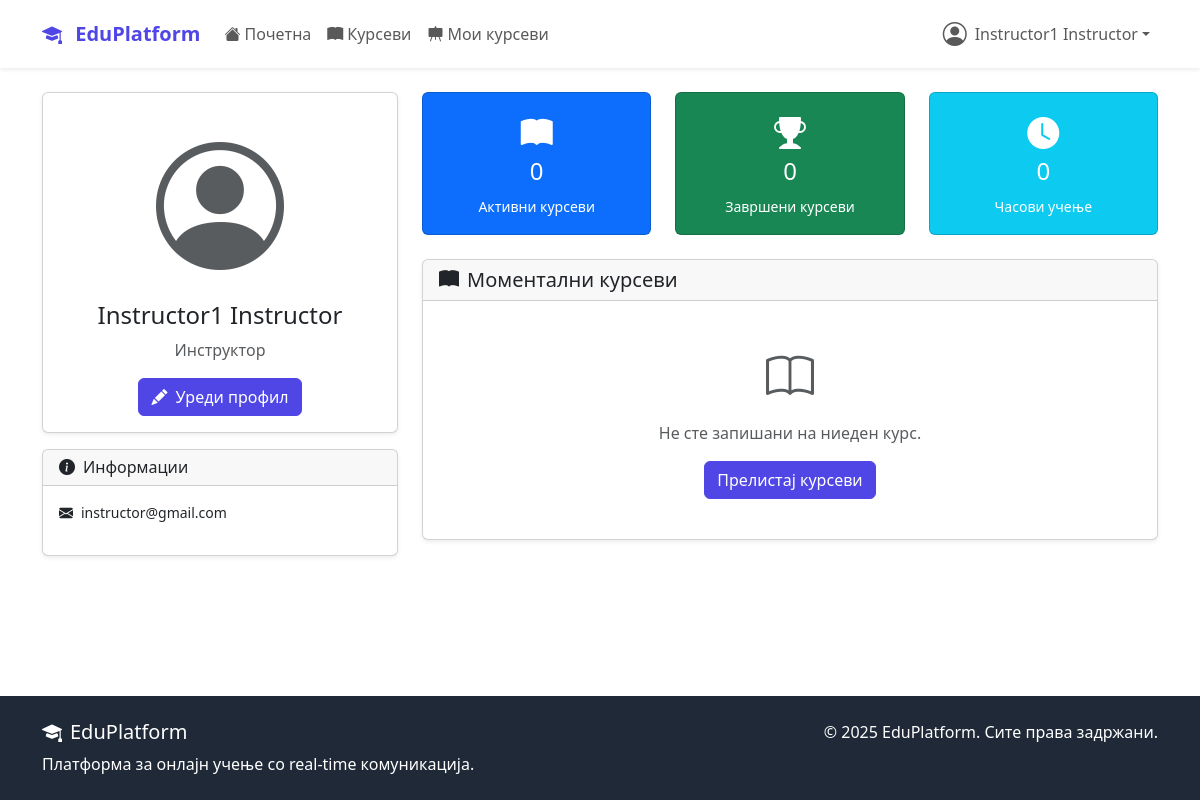
Screenshot of /accounts/profile/ (signed in) with the database file from the repository.
### accounts/models.py (models this page shows, shortened)
class User(AbstractUser):
    USER_TYPE_CHOICES = (
        ('student', 'Студент'),
        ('instructor', 'Инструктор'),
        ('admin', 'Администратор'),
    )
    user_type = models.CharField(
        max_length=20,
        choices=USER_TYPE_CHOICES,
        default='student'
    )
    bio = models.TextField(max_length=500, blank=True)
    profile_picture = models.ImageField(
        upload_to='profile_pics/',
        blank=True,  # Додадено
        null=True    # Додадено
    )
    birth_date = models.DateField(null=True, blank=True)
    phone_number = models.CharField(max_length=15, blank=True)
    created_at = models.DateTimeField(auto_now_add=True)
    updated_at = models.DateTimeField(auto_now=True)

### accounts/views.py (the view)
# urls.py: path('profile/', views.ProfileView.as_view(), name='profile'),
class ProfileView(LoginRequiredMixin, TemplateView):
    template_name = 'accounts/profile.html'
    def get_context_data(self, **kwargs):
        context = super().get_context_data(**kwargs)
        user = self.request.user
        profile, created = Profile.objects.get_or_create(user=user)
        context['user'] = user
        context['profile'] = profile
        context['enrollments'] = user.enrollments.filter(is_active=True)
        return context

### templates/accounts/profile.html (shortened to what this page needs)
{% extends 'base.html' %}
{% block content %}
<div class="container mt-4">
    <div class="row">
        <div class="col-md-4">
            <div class="card shadow-sm">
                <div class="card-body text-center">
                    {% if user.profile_picture %}
                        <img src="{{ user.profile_picture.url }}" alt="Профилна слика"
                             class="rounded-circle mb-3" width="150" height="150">
                    {% else %}
                        <i class="bi bi-person-circle text-muted mb-3" style="font-size: 8rem;"></i>
                    {% endif %}
                    <h4>{{ user.get_full_name|default:user.username }}</h4>
                    <p class="text-muted">{{ user.get_user_type_display }}</p>
                    <a href="{% url 'accounts:profile_edit' %}" class="btn btn-primary">
                        <i class="bi bi-pencil-fill me-2"></i>Уреди профил
                    </a>
                </div>
            </div>
            <div class="card shadow-sm mt-3">
                <div class="card-header">
                    <h6 class="mb-0"><i class="bi bi-info-circle-fill me-2"></i>Информации</h6>
                </div>
                <div class="card-body">
                    <p class="small mb-2">
                        <i class="bi bi-envelope-fill me-2"></i>{{ user.email }}
                    </p>
                </div>
            </div>
        </div>
        <div class="col-md-8">
            <div class="row mb-4">
                <div class="col-md-4">
                    <div class="card bg-primary text-white">
                        <div class="card-body text-center">
                            <i class="bi bi-book-fill mb-2" style="font-size: 2rem;"></i>
                            <h4>{{ enrollments.count }}</h4>
                            <small>Активни курсеви</small>
                        </div>
                    </div>
                </div>
                <div class="col-md-4">
                    <div class="card bg-success text-white">
                        <div class="card-body text-center">
                            <i class="bi bi-trophy-fill mb-2" style="font-size: 2rem;"></i>
                            <h4>{{ enrollments|length }}</h4>
                            <small>Завршени курсеви</small>
                        </div>
                    </div>
                </div>
                <div class="col-md-4">
                    <div class="card bg-info text-white">
                        <div class="card-body text-center">
                            <i class="bi bi-clock-fill mb-2" style="font-size: 2rem;"></i>
                            <h4>0</h4>
                            <small>Часови учење</small>
                        </div>
                    </div>
                </div>
            </div>
            <div class="card shadow-sm">
                <div class="card-header">
                    <h5 class="mb-0"><i class="bi bi-book-fill me-2"></i>Моментални курсеви</h5>
                </div>
                <div class="card-body">
                    {% if enrollments %}
                        {% for enrollment in enrollments %}
                        <div class="d-flex align-items-center mb-3 p-3 border rounded">
                            <div class="me-3">
                                {% if enrollment.course.thumbnail %}
                                    <img src="{{ enrollment.course.thumbnail.url }}" alt="{{ enrollment.course.title }}"
                                         class="rounded" width="60" height="60">
                                {% else %}
                                    <div class="bg-secondary rounded d-flex align-items-center justify-content-center"
                                         style="width: 60px; height: 60px;">
                                        <i class="bi bi-book text-white"></i>
                                    </div>
                                {% endif %}
                            </div>
                            <div class="flex-grow-1">
                                <h6 class="mb-1">{{ enrollment.course.title }}</h6>
                                <p class="text-muted small mb-2">{{ enrollment.course.instructor.get_full_name }}</p>
                                <div class="progress" style="height: 6px;">
                                    <div class="progress-bar" role="progressbar"
                                         style="width: {{ enrollment.progress_percentage }}%"
                                         aria-valuenow="{{ enrollment.progress_percentage }}"
                                         aria-valuemin="0" aria-valuemax="100"></div>
                                </div>
                                <small class="text-muted">{{ enrollment.progress_percentage|floatformat:0 }}% завршено</small>
                            </div>
                        </div>
                        {% endfor %}
                    {% else %}
                        <div class="text-center py-4">
                            <i class="bi bi-book text-muted" style="font-size: 3rem;"></i>
                            <p class="text-muted mt-2">Не сте запишани на ниеден курс.</p>
                            <a href="{% url 'courses:list' %}" class="btn btn-primary">
                                Прелистај курсеви
                            </a>
                        </div>
                    {% endif %}
                </div>
            </div>
        </div>
    </div>
</div>
{% endblock %}

### templates/base.html (shortened to what this page needs)
<!DOCTYPE html>
<html lang="mk">
<head>
    <link href="https://cdn.jsdelivr.net/npm/bootstrap@5.3.2/dist/css/bootstrap.min.css" rel="stylesheet">
    <link rel="stylesheet" href="https://cdn.jsdelivr.net/npm/bootstrap-icons@1.11.1/font/bootstrap-icons.css">
</head>
<body class="d-flex flex-column min-vh-100">
    <nav class="navbar navbar-expand-lg navbar-light bg-white shadow-sm">
        <div class="container">
            <a class="navbar-brand" href="{% url 'dashboard:home' %}">
                <i class="bi bi-mortarboard-fill me-2"></i>
                EduPlatform
            </a>
            <div class="collapse navbar-collapse" id="navbarNav">
                <ul class="navbar-nav me-auto">
                    <li class="nav-item">
                        <a class="nav-link" href="{% url 'dashboard:home' %}">
                            <i class="bi bi-house-fill me-1"></i>Почетна
                        </a>
                    </li>
                    <li class="nav-item">
                        <a class="nav-link" href="{% url 'courses:list' %}">
                            <i class="bi bi-book-fill me-1"></i>Курсеви
                        </a>
                    </li>
                    {% if user.is_authenticated and user.user_type == 'instructor' %}
                    <li class="nav-item">
                        <a class="nav-link" href="{% url 'courses:my_courses' %}">
                            <i class="bi bi-easel-fill me-1"></i>Мои курсеви
                        </a>
                    </li>
                    {% endif %}
                </ul>
                <ul class="navbar-nav">
                    {% if user.is_authenticated %}
                        <li class="nav-item dropdown">
                            <a class="nav-link dropdown-toggle d-flex align-items-center" href="#"
                               id="navbarDropdown" role="button" data-bs-toggle="dropdown">
                                {% if user.profile_picture %}
                                    <img src="{{ user.profile_picture.url }}" alt="Профил"
                                         class="rounded-circle me-2" width="32" height="32">
                                {% else %}
                                    <i class="bi bi-person-circle me-2 fs-4"></i>
                                {% endif %}
                                {{ user.get_full_name|default:user.username }}
                            </a>
                        </li>
                    {% endif %}
                </ul>
            </div>
        </div>
    </nav>
    <main class="flex-grow-1">
        {% block content %}{% endblock %}
    </main>
    <footer class="footer mt-5 py-4">
        <div class="container">
            <div class="row">
                <div class="col-md-6">
                    <h5><i class="bi bi-mortarboard-fill me-2"></i>EduPlatform</h5>
                    <p class="mb-0">Платформа за онлајн учење со real-time комуникација.</p>
                </div>
                <div class="col-md-6 text-md-end">
                    <p class="mb-0">&copy; 2025 EduPlatform. Сите права задржани.</p>
                </div>
            </div>
        </div>
    </footer>
</body>
</html>

### templates/base.html (style rules this page uses)
:root { --primary-color: #4f46e5; --secondary-color: #6366f1; --success-color: #10b981; --warning-color: #f59e0b; --danger-color: #ef4444; --dark-color: #1f2937; --light-color: #f8fafc; }
.navbar-brand { font-weight: bold; color: var(--primary-color) !important; }
.btn-primary { background-color: var(--primary-color); border-color: var(--primary-color); }
.footer { background-color: var(--dark-color); color: white; margin-top: auto; }

### rows the page displays
User: get_full_name "Instructor1 Instructor", user_type "Инструктор", email "instructor@gmail.com"

### other values shown
{{ enrollments.count }} "0"
{{ enrollments|length }} "0"
